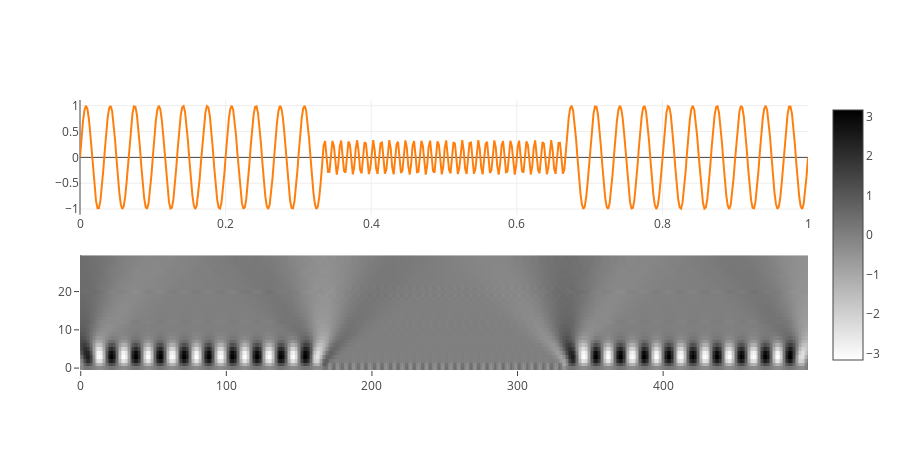

Notebook code cell kept with this figure:
### Code cell
import plotly as py
py.offline.init_notebook_mode(connected=True)
import numpy as np
from sklearn.metrics import mean_squared_error

import pywt
import numpy as np
import matplotlib.pyplot as plt

import plotly.graph_objs as go

from plotly.graph_objs import Scatter, Layout


N = 500

N_3 = N // 3
N_2_3 = 2 * N // 3

T = 1 # s

f = 30
w = 2 * np.pi * f

t = np.linspace(0, T, N)

ws = [w for i in t]
ws[N_3: N_2_3] = [w * 3 for i in range(N_3, N_2_3)]

a = 1
ampl = [a for i in t]
ampl[N_3: N_2_3] = [a / 3 for i in range(N_3, N_2_3)]

s = np.sin(ws * t) * ampl


print(pywt.wavelist('sym'))

sc = np.arange(1,31)
#sc[:len(sc)] = 1

coef, freqs = pywt.cwt(s, sc, 'mexh')# mexh
tr = go.Heatmap(
    z = coef,
    colorscale = 'Greys',
    reversescale = True
)

tr_diskr1 = Scatter(
    x = t,
    y = s,
    name='discr1'
)

fig = py.tools.make_subplots(rows = 2, cols = 1)
fig['layout'].update(height=450, width=900)
fig.append_trace(tr, 2, 1)
fig.append_trace(tr_diskr1, 1, 1)
#fig.append_trace(tr_diskr2, 1, 1)
py.offline.iplot(fig)

### Figure 1 — Plotly figure (JSON) as saved in the notebook; plotly's stock layout.template omitted (floating-point values rounded to 4 significant figures; data arrays with more than 128 entries replaced by an {"elided": "..."} marker saying what was removed)
{"data": [{"colorscale": "Greys", "reversescale": true, "type": "heatmap", "xaxis": "x2", "yaxis": "y2", "z": {"elided": "30x500 float values"}}, {"name": "discr1", "type": "scatter", "x": {"elided": "500 float values"}, "xaxis": "x1", "y": {"elided": "500 float values"}, "yaxis": "y1"}], "layout": {"height": 450, "width": 900, "xaxis1": {"anchor": "y1", "domain": [0, 1]}, "xaxis2": {"anchor": "y2", "domain": [0, 1]}, "yaxis1": {"anchor": "x1", "domain": [0.575, 1]}, "yaxis2": {"anchor": "x2", "domain": [0, 0.425]}}}
